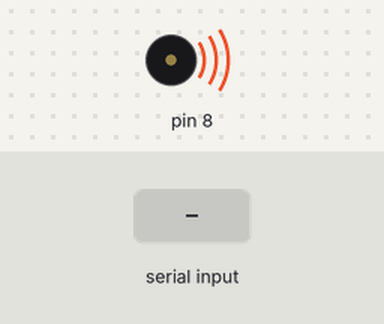
This sketch was run on a simulated Arduino Uno, built with avr-gcc and run on an emulated ATmega328P. On the bench: buzzer (waves = sounding). The inputs (shaded band) are chosen by the test bench.

Above: at 0.01 s.
At 1.6 s:
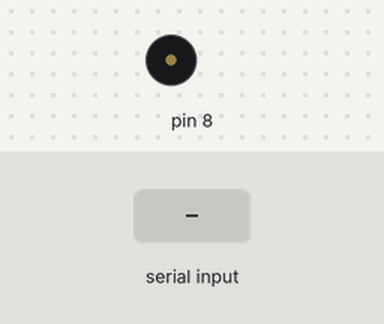
1.7 s: "1" received over Serial
At 3.1 s:
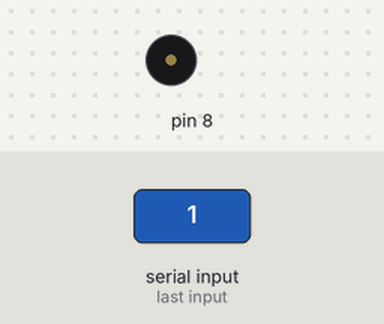
Timing chart, 0 to 4.7 s (numbered marks = the images above; inputs shaded):
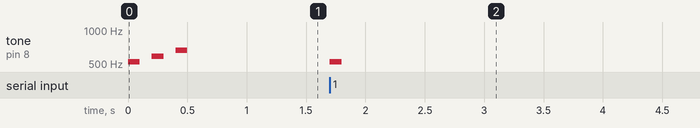

Measured:
- after the input at 1.7 s, tone on pin 8: silent → 523 Hz at once, → silent 0.10 s later
- by itself, tone on pin 8: plays 523 Hz for 0.10 s, 587 Hz for 0.10 s, 659 Hz for 0.10 s

The sketch:

sketch_nov09a.ino
```cpp
void setup() {
  // put your setup code here, to run once:
  Serial.begin(9600);
  tone(8, 523, 100);
  delay(200);
  tone(8, 587, 100);
  delay(200);
  tone(8, 659, 100);

}

void loop() {
  // put your main code here, to run repeatedly:

   if(Serial.available()){
    char c = Serial.read();
    if (c=='1') tone(8,523, 100);// Do 1秒
    if (c=='2') tone(8,587, 100);// Re 1秒
    if (c == '3') tone(8, 659, 100); // 3 (Mi)  659 Hz, 1秒
    if (c == '4') tone(8, 698, 100); // 4 (Fa)  698 Hz, 1秒
    if (c == '5') tone(8, 784, 100); // 5 (Sol) 784 Hz, 1秒
    if (c == '6') tone(8, 880, 100); // 6 (La)  880 Hz, 1秒
  }
}
```
